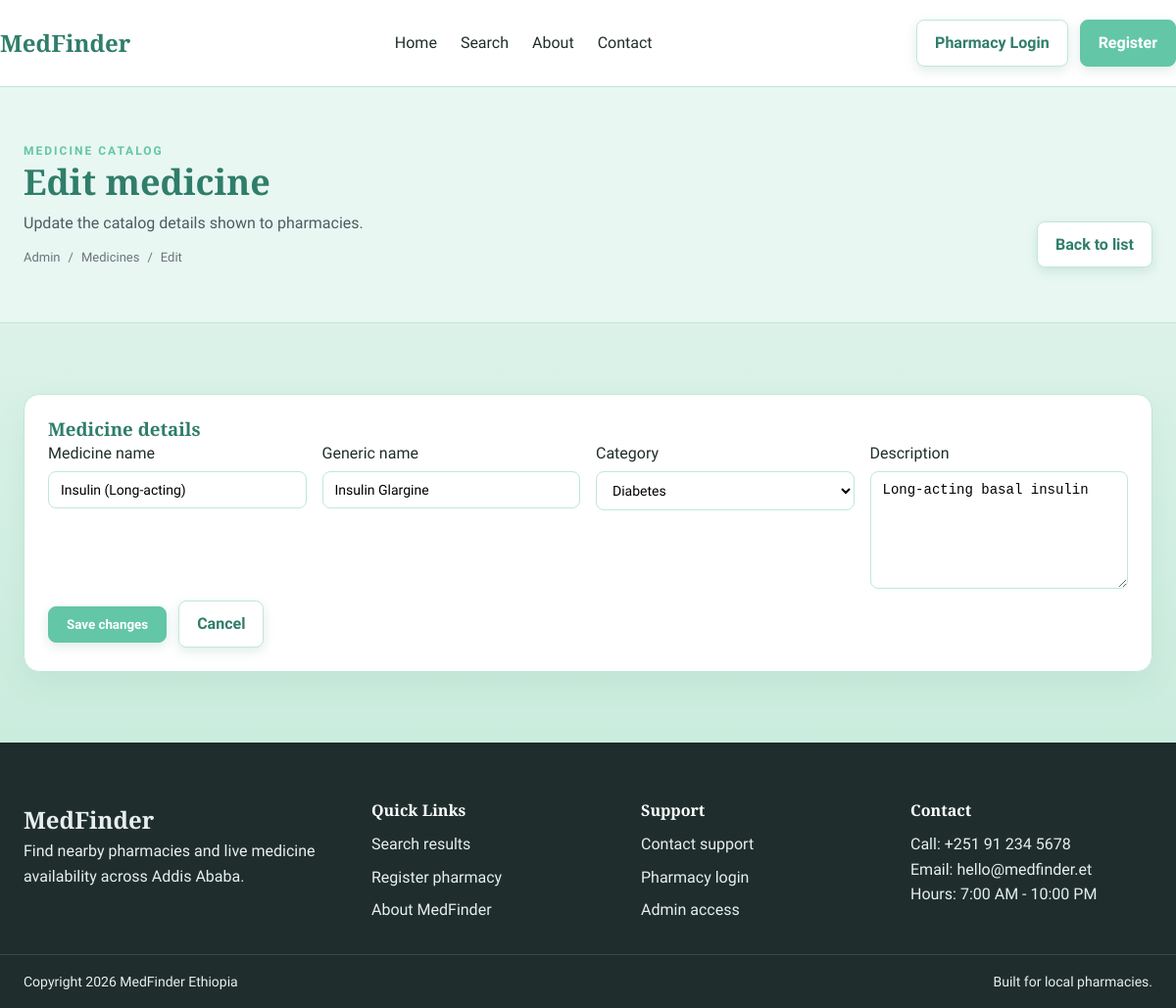
Page /admin/medicines/edit.php?id=2 (signed in) on the committed database.
### tables this page shows
CREATE TABLE medicines (
    medicine_id INT PRIMARY KEY AUTO_INCREMENT,
    medicine_name VARCHAR(200) NOT NULL,
    generic_name VARCHAR(200),
    category VARCHAR(100),
    description TEXT,
    created_at TIMESTAMP DEFAULT CURRENT_TIMESTAMP
);

### admin/medicines/edit.php (the view, shortened to what this page needs)
<?php
include '../../includes/header.php';
require_once '../../includes/db-connect.php';
$medicine_id = isset($_GET['id']) ? (int)$_GET['id'] : 0;
$stmt = $conn->prepare("SELECT * FROM medicines WHERE medicine_id = ?");
$stmt->bind_param("i", $medicine_id);
$stmt->execute();
$result = $stmt->get_result();
$medicine = $result->fetch_assoc();
?>
<main id="main-content">
    <section class="page-hero">
        <div class="container page-hero-inner">
            <div>
                <p class="eyebrow">Medicine catalog</p>
                <h1 class="page-title">Edit medicine</h1>
                <p class="page-subtitle">Update the catalog details shown to pharmacies.</p>
                <div class="breadcrumb">
                    <a href="../index.php">Admin</a>
                    <span>/</span>
                    <a href="index.php">Medicines</a>
                    <span>/</span>
                    <span>Edit</span>
                </div>
            </div>
            <div class="page-actions">
                <a class="btn btn-secondary" href="index.php">Back to list</a>
            </div>
        </div>
    </section>
    <section class="section">
        <div class="container">
            <div class="form-card">
                <h3>Medicine details</h3>
                <form action="index.php" method="post">
                    <div class="form-grid">
                        <div class="form-group">
                            <label for="medicine-name">Medicine name</label>
                            <input type="text" id="medicine-name" name="medicine_name" value="<?php echo htmlspecialchars($medicine['medicine_name']); ?>" required>
                        </div>
                        <div class="form-group">
                            <label for="generic-name">Generic name</label>
                            <input type="text" id="generic-name" name="generic_name" value="<?php echo htmlspecialchars($medicine['generic_name'] ?? ''); ?>">
                        </div>
                        <div class="form-group">
                            <label for="medicine-category">Category</label>
                            <select id="medicine-category" name="category" required>
                                <option value="Diabetes" <?php echo $medicine['category'] === 'Diabetes' ? 'selected' : ''; ?>>Diabetes</option>
                            </select>
                        </div>
                        <div class="form-group form-group-full">
                            <label for="medicine-description">Description</label>
                            <textarea id="medicine-description" name="description"><?php echo htmlspecialchars($medicine['description'] ?? ''); ?></textarea>
                        </div>
                    </div>
                    <div class="form-footer">
                        <button class="btn btn-primary" type="submit">Save changes</button>
                        <a class="btn btn-secondary" href="index.php">Cancel</a>
                    </div>
                </form>
            </div>
        </div>
    </section>
</main>
<?php include '../../includes/footer.php'; ?>

### css/style.css (style rules this page uses)
* { box-sizing: border-box; margin: 0; padding: 0; }
html { scroll-behavior: smooth; }
body { font-family: 'Work Sans', sans-serif; color: #1F2E2C; background: linear-gradient(180deg, #E9F7F2 0%, #BFE8D6 100%); line-height: 1.6; }
a { color: inherit; text-decoration: none; }
h1, h2, h3, h4 { font-family: 'Playfair Display', serif; color: #2F7E6A; line-height: 1.2; }
p { color: #2F7E6A; }
button, input, select { font-family: inherit; }
.container { max-width: 1200px; margin: 0 auto; padding: 0 24px; }
.section { padding: 72px 0; }
.eyebrow { text-transform: uppercase; letter-spacing: 2px; font-size: 12px; color: #63C6A7; font-weight: 600; }
.btn { display: inline-flex; align-items: center; justify-content: center; padding: 10px 18px; border-radius: 8px; font-weight: 600; border: 1px solid transparent; cursor: pointer; transition: all 0.2s ease; }
.btn-primary { background: #63C6A7; color: #fff; border-color: #63C6A7; }
.btn-secondary { background: #ffffff; color: #2F7E6A; border-color: #BFE8D6; }
.form-group { display: flex; flex-direction: column; gap: 6px; }
input, select, textarea { border: 1px solid #BFE8D6; border-radius: 8px; padding: 10px 12px; font-size: 14px; background: #fff; }
textarea { min-height: 120px; resize: vertical; }
.page-hero { padding: 56px 0; background: #ffffff; border-bottom: 1px solid #BFE8D6; }
.page-hero-inner { display: flex; align-items: flex-end; justify-content: space-between; gap: 24px; flex-wrap: wrap; }
.page-title { font-size: 36px; margin-bottom: 8px; }
.page-subtitle { font-size: 16px; color: #4f5b62; max-width: 640px; }
.breadcrumb { display: flex; align-items: center; gap: 8px; font-size: 13px; color: #6b747b; margin-top: 12px; }
.breadcrumb a { color: #6b747b; }
.page-actions { display: flex; gap: 12px; flex-wrap: wrap; }
.form-card { background: #ffffff; border: 1px solid #BFE8D6; border-radius: 16px; padding: 24px; box-shadow: 0 12px 30px rgba(47, 126, 106, 0.08); transition: all 0.3s ease; }
.form-grid { display: flex; flex-wrap: wrap; gap: 16px; }
.form-grid .form-group { flex: 1 1 240px; }
.form-group-full { flex: 1 1 100%; }
.form-footer { display: flex; align-items: center; gap: 12px; flex-wrap: wrap; margin-top: 12px; }
.btn, .card, .panel, .sidebar, input, select, textarea { transition: all 0.3s ease; }
.btn { position: relative; overflow: hidden; box-shadow: 0 4px 12px rgba(47, 126, 106, 0.15); }
.btn::before { content: ''; position: absolute; top: 0; left: -100%; width: 100%; height: 100%; background: rgba(255, 255, 255, 0.2); transition: left 0.3s ease; }
a:not(.btn):not(.badge) { transition: color 0.2s ease; }

### css/admin.css (style rules this page uses)
body.admin-body { background: linear-gradient(180deg, #E9F7F2 0%, #BFE8D6 100%); }
.admin-body .page-hero { background: #E9F7F2; }

### rows in the picture
medicines: medicine_name "Insulin (Long-acting)", generic_name "Insulin Glargine", category "Diabetes", description "Long-acting basal insulin"
